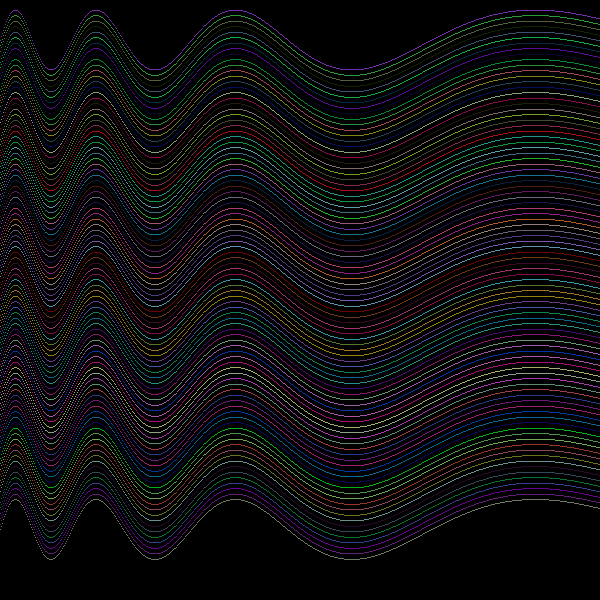
Frame 1 (no input)
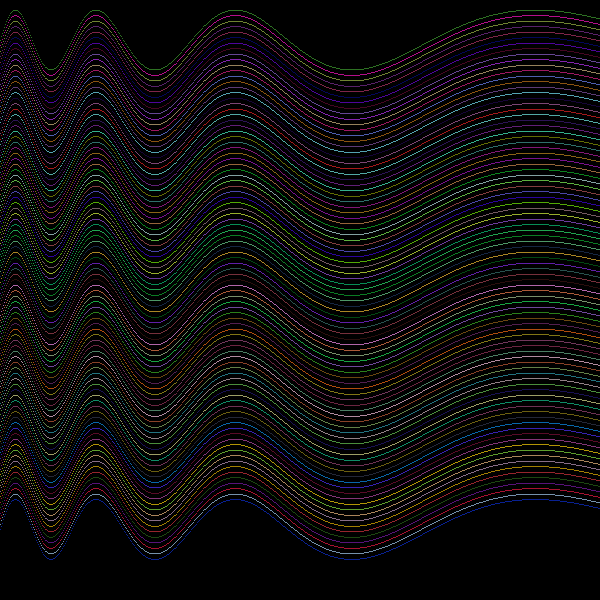
Frame 60 (the mouse pressed at the canvas centre just before this capture)
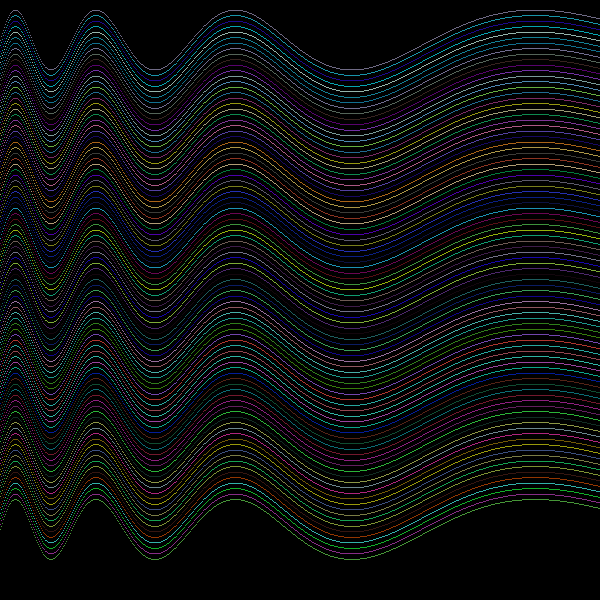
Frame 120 (the mouse held since frame 60 and released just before this capture)

The Processing sketch that drew these frames (run headless with seeded random() and noise(); from frame 60 on, the mouse is pressed at the canvas centre):

// Processing sketch: processing_10671
// ── processing_10671.pde

/* Written as exercise by Kelvin Javier Rojas
     Original concept by A. Noll Titled:
     "ninety parallel sinusoids with linearly
     increasing period"
*/
void setup(){
 size(600, 600);
 background(255);
 smooth();
}

void draw(){
  background(0);
  translate(0,40);
  for(int i = 0; i<90; i++){
   stroke(random(0,255),random(0,255),random(0,255));   
   drawSin(-30,.0035,i*5.5);
 }
}


void drawSin(float a, float linearCoEff, float c ){
  float py;
  float t = 1;
  for (int px = 0; px<width; px++){
    // calc py
    py = a*sin( radians( ((2*PI)/t )* px ) ) + c;
    // draw point
    point(px,py);
    t+=linearCoEff;  
  }
}
